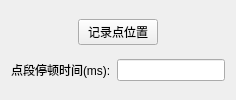
             <widget class="QWidget" name="tab34">
              <attribute name="title">
               <string>点</string>
              </attribute>
              <layout class="QHBoxLayout" name="horizontalLayout_40">
               <item>
                <layout class="QVBoxLayout" name="verticalLayout_24">
                 <item>
                  <layout class="QHBoxLayout" name="horizontalLayout_38">
                   <item>
                    <spacer name="horizontalSpacer_3">
                     <property name="orientation">
                      <enum>Qt::Horizontal</enum>
                     </property>
                     <property name="sizeHint" stdset="0">
                      <size>
                       <width>40</width>
                       <height>20</height>
                      </size>
                     </property>
                    </spacer>
                   </item>
                   <item>
                    <widget class="QPushButton" name="pushButton_dot">
                     <property name="text">
                      <string>记录点位置</string>
                     </property>
                    </widget>
                   </item>
                   <item>
                    <spacer name="horizontalSpacer_4">
                     <property name="orientation">
                      <enum>Qt::Horizontal</enum>
                     </property>
                     <property name="sizeHint" stdset="0">
                      <size>
                       <width>40</width>
                       <height>20</height>
                      </size>
                     </property>
                    </spacer>
                   </item>
                  </layout>
                 </item>
                 <item>
                  <layout class="QHBoxLayout" name="horizontalLayout_39">
                   <item>
                    <widget class="QLabel" name="label_27">
                     <property name="text">
                      <string>点段停顿时间(ms):</string>
                     </property>
                    </widget>
                   </item>
                   <item>
                    <widget class="QLineEdit" name="lineEdit_dotTime"/>
                   </item>
                  </layout>
                 </item>
                </layout>
               </item>
              </layout>
             </widget>
